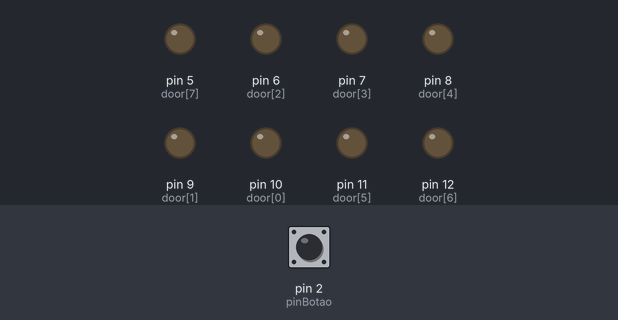
Bench run of a sketch on a simulated Arduino Uno, built with avr-gcc and run on an emulated ATmega328P. Parts: output pins drawn as LEDs (lit = HIGH). Inputs (shaded band) come from the test bench; at power-on: pin 2 (pinBotao) LOW.

Above: at 1.2 s.
1.3 s: pin 2 (pinBotao) pulled HIGH for 0.15 s
At 2.5 s:
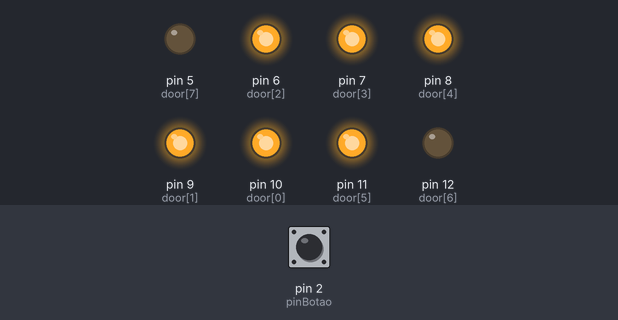
2.9 s: pin 2 (pinBotao) pulled HIGH for 1 s
At 3.7 s:
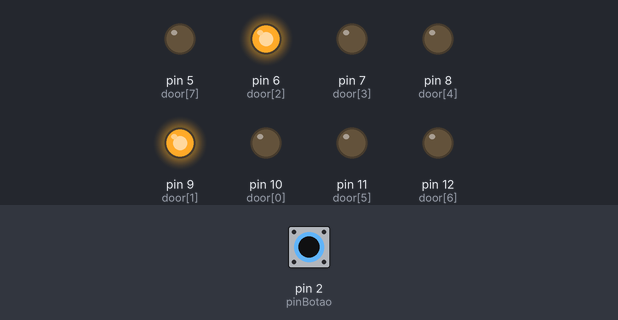
5.4 s: pin 2 (pinBotao) pulled HIGH for 0.15 s
At 6.6 s:
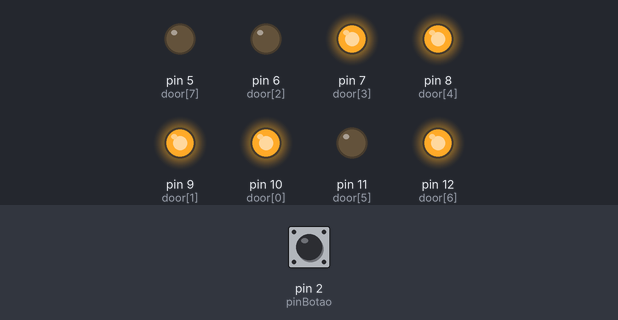
7.0 s: pin 2 (pinBotao) pulled HIGH for 3.2 s
At 8.0 s:
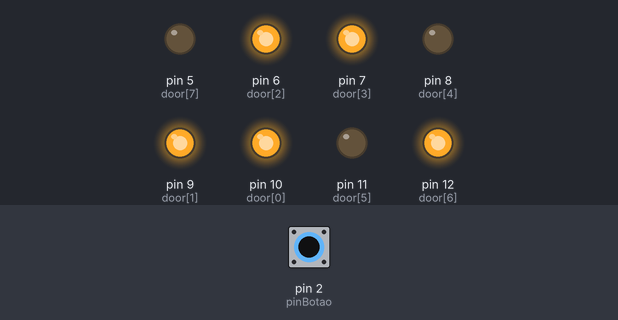
11.7 s: pin 2 (pinBotao) pulled HIGH for 0.15 s
At 12.8 s:
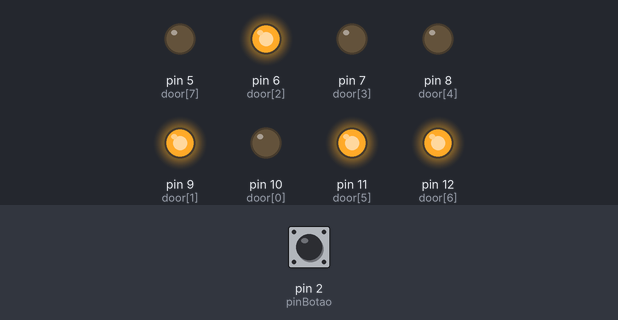
13.3 s: pin 2 (pinBotao) pulled HIGH for 1 s
At 14.0 s:
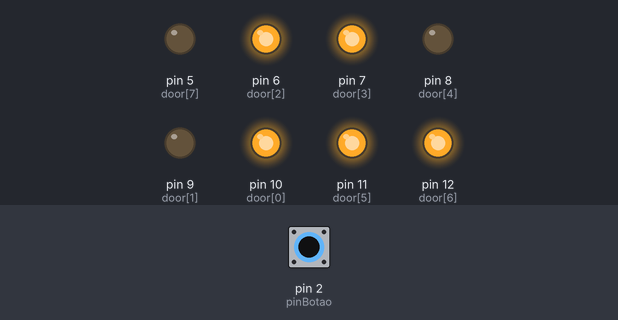
Timing chart, 0 to 16.3 s (numbered marks = the images above; inputs shaded):
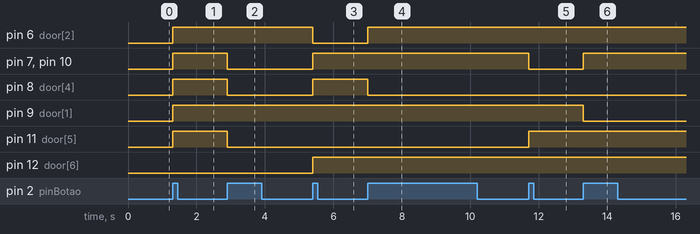

The sketch:

Display7segmentos.ino
```cpp
#define pinBotao 2

int door[8] = {10,9,6,7,8,11,12,5};
int numero = 10;
boolean botaoAtu = false;
boolean botaoAnt = false;
byte displayConfig [11][8] = {{1,1,1,1,1,1,0,0},
                              {0,1,1,0,0,0,0,0},
                              {1,1,0,1,1,0,1,0},
                              {1,1,1,1,0,0,1,0},
                              {0,1,1,0,0,1,1,0},
                              {1,0,1,1,0,1,1,0},
                              {1,0,1,1,1,1,1,0},
                              {1,1,1,0,0,0,0,0},
                              {1,1,1,1,1,1,1,0},
                              {1,1,1,1,0,1,1,1},
                              {0,0,0,0,0,0,0,0}};

void setup() {
  // put your setup code here, to run once:
  pinMode(pinBotao, INPUT);

  for (int nP = 0; nP <= 7; nP++){
    pinMode(door[nP], OUTPUT);
  }
}

void loop() {
  // put your main code here, to run repeatedly:
  botaoAtu = digitalRead(pinBotao);

  if(botaoAtu && !botaoAnt){
    numero++;

    if (numero > 9){
      numero = 0;
    }
  }
  botaoAnt = botaoAtu;

  for(int nD = 0; nD <= 7; nD++){
    digitalWrite(door[nD], displayConfig[numero][nD]);
  }

}
```

Measured:
- after the input at 1.3 s, pin 6 (door[2]), pin 7 (door[3]), pin 8 (door[4]), pin 9 (door[1]), pin 10 (door[0]), pin 11 (door[5]): LOW → HIGH at once
- after the input at 2.9 s, pin 7 (door[3]), pin 8 (door[4]), pin 10 (door[0]), pin 11 (door[5]): HIGH → LOW at once
- after the input at 5.4 s, pin 6 (door[2]): HIGH → LOW at once; pin 7 (door[3]), pin 8 (door[4]), pin 10 (door[0]), pin 12 (door[6]): LOW → HIGH at once
- after the input at 7.0 s, pin 6 (door[2]): LOW → HIGH at once; pin 8 (door[4]): HIGH → LOW at once
- after the input at 11.7 s, pin 7 (door[3]), pin 10 (door[0]): HIGH → LOW at once; pin 11 (door[5]): LOW → HIGH at once
- after the input at 13.3 s, pin 7 (door[3]), pin 10 (door[0]): LOW → HIGH at once; pin 9 (door[1]): HIGH → LOW at once
